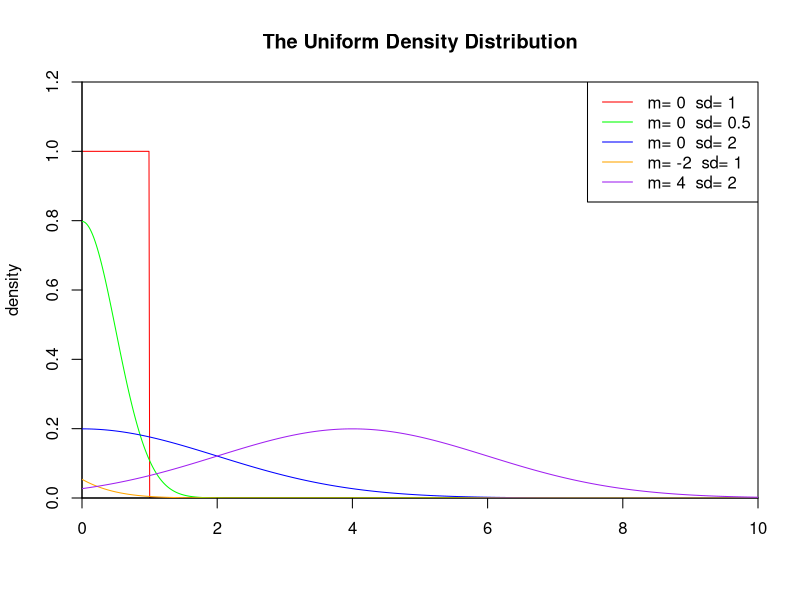
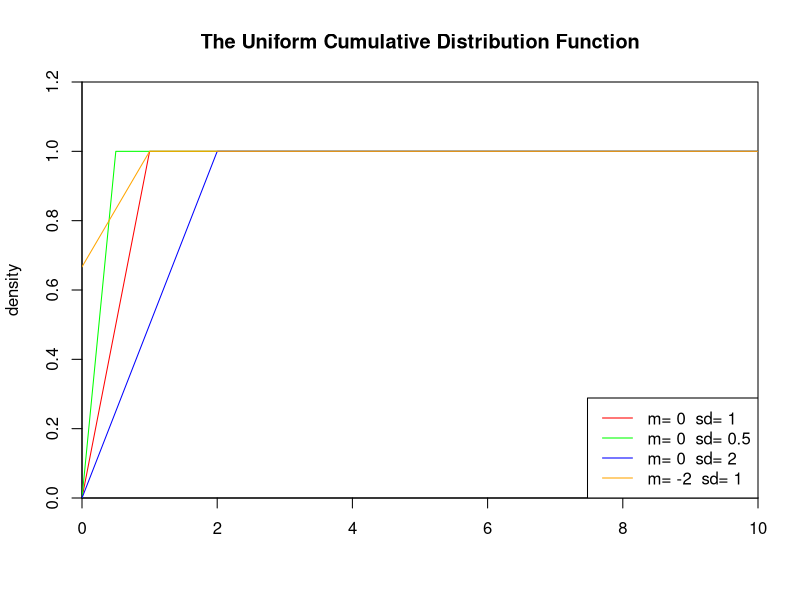
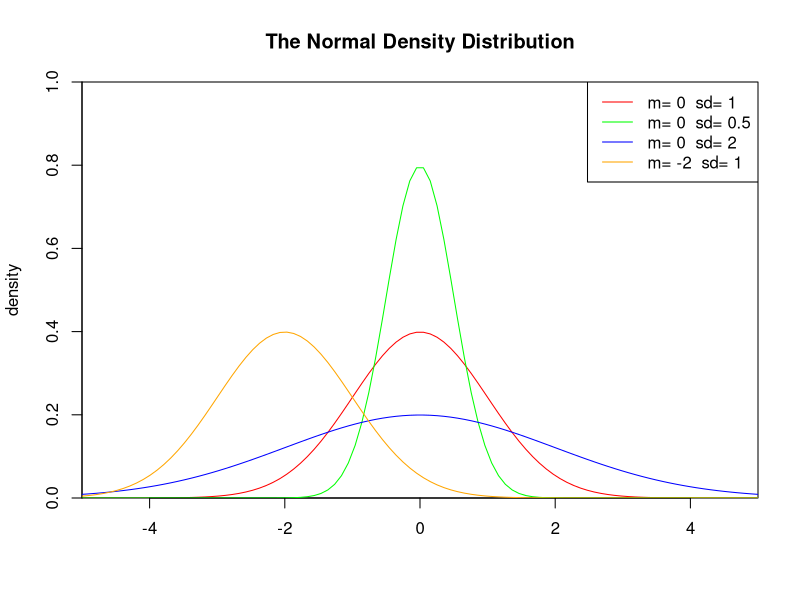
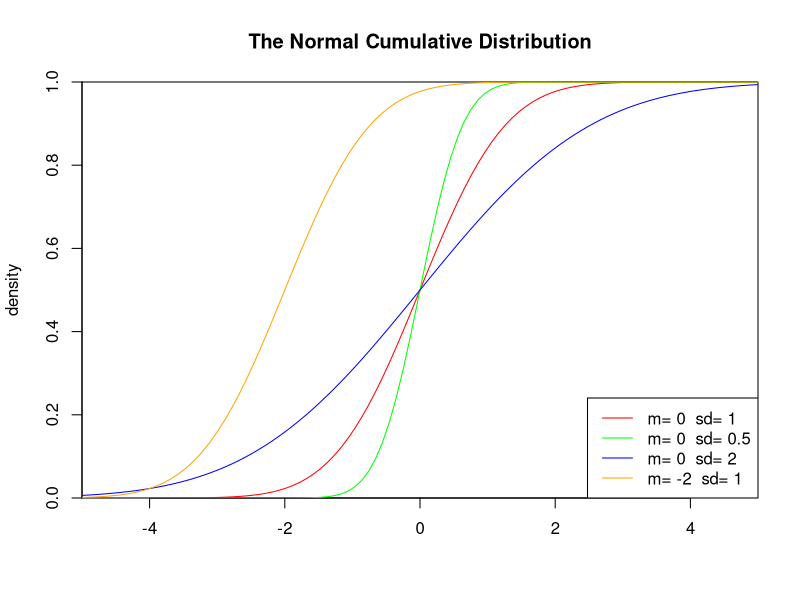
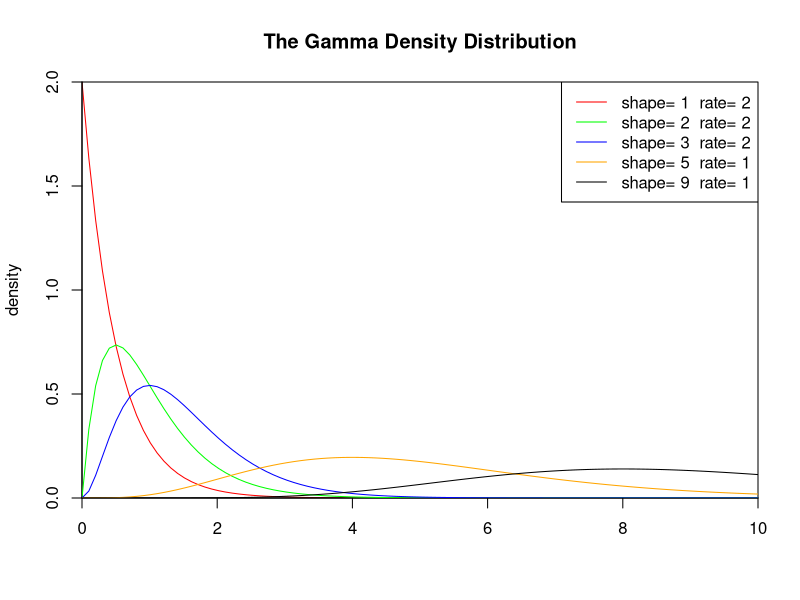
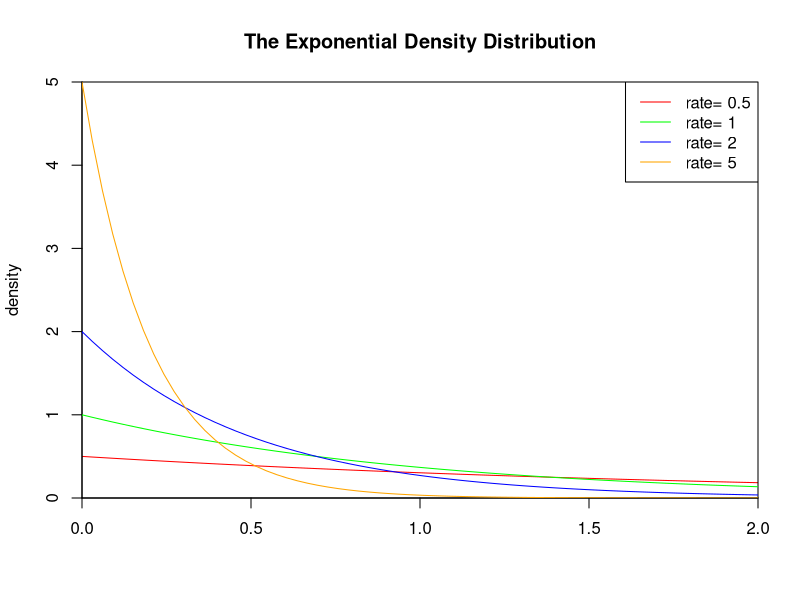
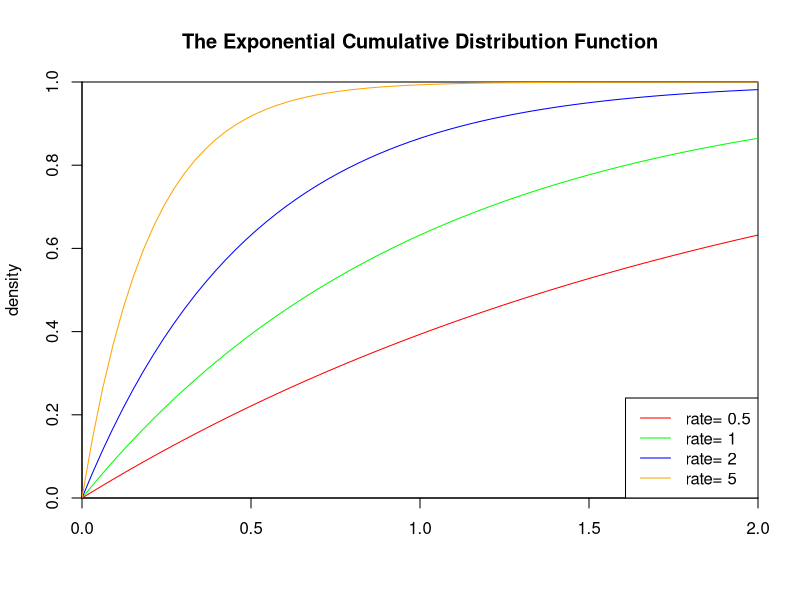
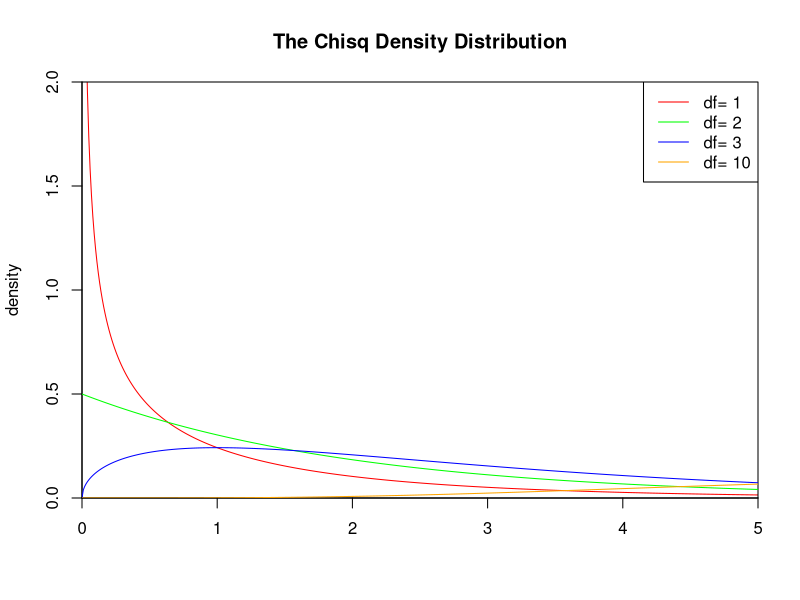

Write R code to recreate these figures, in order.
## ---- chunk 1
set.seed(1)
x<-seq(0,10,length.out=1000)
y<-dunif(x,0,1)

plot(x,y,col="red",xlim=c(0,10),ylim=c(0,1.2),type='l',
     xaxs="i", yaxs="i",ylab='density',xlab='',
     main="The Uniform Density Distribution")
lines(x,dnorm(x,0,0.5),col="green")
lines(x,dnorm(x,0,2),col="blue")
lines(x,dnorm(x,-2,1),col="orange")
lines(x,dnorm(x,4,2),col="purple")

legend("topright",legend=paste("m=",c(0,0,0,-2,4)," sd=", c(1,0.5,2,1,2)), lwd=1, col=c("red", "green","blue","orange","purple"))
## ---- chunk 2
set.seed(1)
x<-seq(0,10,length.out=1000)
y<-punif(x,0,1)

plot(x,y,col="red",xlim=c(0,10),ylim=c(0,1.2),type='l',
     xaxs="i", yaxs="i",ylab='density',xlab='',
     main="The Uniform Cumulative Distribution Function")

lines(x,punif(x,0,0.5),col="green")
lines(x,punif(x,0,2),col="blue")
lines(x,punif(x,-2,1),col="orange")

legend("bottomright",legend=paste("m=",c(0,0,0,-2)," sd=", c(1,0.5,2,1)), lwd=1, col=c("red", "green","blue","orange","purple"))
## ---- chunk 3
set.seed(1)
S<-runif(1000)
ks.test(S, "punif")
# 	One-sample Kolmogorov-Smirnov test
# data:  S
# D = 0.0244, p-value = 0.5928
# alternative hypothesis: two-sided
## ---- chunk 4
set.seed(1)
x <- seq(-5,5,length.out=100)
y <- dnorm(x,0,1)
  
plot(x,y,col="red",xlim=c(-5,5),ylim=c(0,1),type='l',
     xaxs="i", yaxs="i",ylab='density',xlab='',
     main="The Normal Density Distribution")

lines(x,dnorm(x,0,0.5),col="green")
lines(x,dnorm(x,0,2),col="blue")
lines(x,dnorm(x,-2,1),col="orange")

legend("topright",legend=paste("m=",c(0,0,0,-2)," sd=", c(1,0.5,2,1)), lwd=1, col=c("red", "green","blue","orange"))
## ---- chunk 5
set.seed(1)
x <- seq(-5,5,length.out=100)
y <- pnorm(x,0,1)

plot(x,y,col="red",xlim=c(-5,5),ylim=c(0,1),type='l',
     xaxs="i", yaxs="i",ylab='density',xlab='',
     main="The Normal Cumulative Distribution")

lines(x,pnorm(x,0,0.5),col="green")
lines(x,pnorm(x,0,2),col="blue")
lines(x,pnorm(x,-2,1),col="orange")

legend("bottomright",legend=paste("m=",c(0,0,0,-2)," sd=", c(1,0.5,2,1)), lwd=1,col=c("red", "green","blue","orange"))
## ---- chunk 6
set.seed(1)
S<-rnorm(1000)
shapiro.test(S)
# 	Shapiro-Wilk normality test
# data:  S
# W = 0.9988, p-value = 0.7256
## ---- chunk 7
set.seed(1)
S<-rnorm(1000)
ks.test(S, "pnorm")
# 	One-sample Kolmogorov-Smirnov test
# data:  S
# D = 0.0211, p-value = 0.7673
# alternative hypothesis: two-sided
## ---- chunk 8
set.seed(1)
x<-seq(0,10,length.out=100)
y<-dgamma(x,1,2)

plot(x,y,col="red",xlim=c(0,10),ylim=c(0,2),type='l',
     xaxs="i", yaxs="i",ylab='density',xlab='',
     main="The Gamma Density Distribution")

lines(x,dgamma(x,2,2),col="green")
lines(x,dgamma(x,3,2),col="blue")
lines(x,dgamma(x,5,1),col="orange")
lines(x,dgamma(x,9,1),col="black")

legend("topright",legend=paste("shape=",c(1,2,3,5,9)," rate=", c(2,2,2,1,1)), lwd=1, col=c("red", "green","blue","orange","black"))
## ---- chunk 9
set.seed(1)
S<-rgamma(1000,1)
ks.test(S, "pgamma", 1)
# 	One-sample Kolmogorov-Smirnov test
# data:  S
# D = 0.0363, p-value = 0.1438
# alternative hypothesis: two-sided
## ---- chunk 10
ks.test(S, "pgamma", 2)
# 	One-sample Kolmogorov-Smirnov test
# data:  S
# D = 0.3801, p-value < 2.2e-16
# alternative hypothesis: two-sided
## ---- chunk 11
set.seed(1)
x<-seq(-1,2,length.out=100)
y<-dexp(x,0.5)

plot(x,y,col="red",xlim=c(0,2),ylim=c(0,5),type='l',
     xaxs="i", yaxs="i",ylab='density',xlab='',
     main="The Exponential Density Distribution")
lines(x,dexp(x,1),col="green")
lines(x,dexp(x,2),col="blue")
lines(x,dexp(x,5),col="orange")

legend("topright",legend=paste("rate=",c(.5, 1, 2,5)), lwd=1,col=c("red", "green","blue","orange"))
## ---- chunk 12
set.seed(1)
x<-seq(-1,2,length.out=100)
y<-pexp(x,0.5)

plot(x,y,col="red",xlim=c(0,2),ylim=c(0,1),type='l',
     xaxs="i", yaxs="i",ylab='density',xlab='',
     main="The Exponential Cumulative Distribution Function")
lines(x,pexp(x,1),col="green")
lines(x,pexp(x,2),col="blue")
lines(x,pexp(x,5),col="orange")

legend("bottomright",legend=paste("rate=",c(.5, 1, 2,5)), lwd=1, col=c("red", "green","blue","orange"))
## ---- chunk 13
set.seed(1)
S<-rexp(1000)
ks.test(S, "pexp")
# 	One-sample Kolmogorov-Smirnov test
# data:  S
# D = 0.0387, p-value = 0.1001
# alternative hypothesis: two-sided
## ---- chunk 14
set.seed(1)
x<-seq(0,10,length.out=1000)
y<-dchisq(x,1)

plot(x,y,col="red",xlim=c(0,5),ylim=c(0,2),type='l',
     xaxs="i", yaxs="i",ylab='density',xlab='',
     main="The Chisq Density Distribution")

lines(x,dchisq(x,2),col="green")
lines(x,dchisq(x,3),col="blue")
lines(x,dchisq(x,10),col="orange")

legend("topright",legend=paste("df=",c(1,2,3,10)), lwd=1, col=c("red", "green","blue","orange"))
## ---- chunk 15
set.seed(1)
x<-seq(0,10,length.out=1000)
y<-pchisq(x,1)

plot(x,y,col="red",xlim=c(0,10),ylim=c(0,1),type='l',
     xaxs="i", yaxs="i",ylab='density',xlab='',
     main="The Chisq Cumulative Distribution Function")

lines(x,pchisq(x,2),col="green")
lines(x,pchisq(x,3),col="blue")
lines(x,pchisq(x,10),col="orange")

legend("topleft",legend=paste("df=",c(1,2,3,10)), lwd=1, col=c("red", "green","blue","orange"))
## ---- chunk 16
set.seed(1)
S<-rchisq(1000,1)
ks.test(S, "pchisq",1)
# 	One-sample Kolmogorov-Smirnov test
# data:  S
# D = 0.0254, p-value = 0.5385
# alternative hypothesis: two-sided
## ---- chunk 17
set.seed(1)
x<-seq(-5,5,length.out=10000)
y<-dbeta(x,0.5,0.5)
  
plot(x,y,col="red",xlim=c(0,1),ylim=c(0,6),type='l',
     xaxs="i", yaxs="i",ylab='density',xlab='',
     main="The Beta Density Distribution")

lines(x,dbeta(x,5,1),col="green")
lines(x,dbeta(x,1,3),col="blue")
lines(x,dbeta(x,2,2),col="orange")
lines(x,dbeta(x,2,5),col="black")

legend("top",legend=paste("a=",c(.5,5,1,2,2)," b=", c(.5,1,3,2,5)), lwd=1,col=c("red", "green","blue","orange","black"))
## ---- chunk 18
set.seed(1)
x<-seq(-5,5,length.out=10000)
y<-pbeta(x,0.5,0.5)

plot(x,y,col="red",xlim=c(0,1),ylim=c(0,1),type='l',
     xaxs="i", yaxs="i",ylab='density',xlab='',
     main="The Beta Cumulative Distribution Function")

lines(x,pbeta(x,5,1),col="green")
lines(x,pbeta(x,1,3),col="blue")
lines(x,pbeta(x,2,2),col="orange")
lines(x,pbeta(x,2,5),col="black")

legend("topleft",legend=paste("a=",c(.5,5,1,2,2)," b=", c(.5,1,3,2,5)), lwd=1,col=c("red", "green","blue","orange","black"))
## ---- chunk 19
set.seed(1)
S<-rbeta(1000,1,2)
ks.test(S, "pbeta",1,2)
# 	One-sample Kolmogorov-Smirnov test
# data:  S
# D = 0.0202, p-value = 0.807
# alternative hypothesis: two-sided
## ---- chunk 20
set.seed(1)
x<-seq(-5,5,length.out=1000)
y<-dt(x,1,0)

plot(x,y,col="red",xlim=c(-5,5),ylim=c(0,0.5),type='l',
     xaxs="i", yaxs="i",ylab='density',xlab='',
     main="The T Density Distribution")

lines(x,dt(x,5,0),col="green")
lines(x,dt(x,5,2),col="blue")
lines(x,dt(x,50,4),col="orange")

legend("topleft",legend=paste("df=",c(1,5,5,50)," ncp=", c(0,0,2,4)), lwd=1, col=c("red", "green","blue","orange"))
## ---- chunk 21
set.seed(1)
x<-seq(-5,5,length.out=1000)
y<-pt(x,1,0)

plot(x,y,col="red",xlim=c(-5,5),ylim=c(0,0.5),type='l',
     xaxs="i", yaxs="i",ylab='density',xlab='',
     main="The T Cumulative Distribution Function")

lines(x,pt(x,5,0),col="green")
lines(x,pt(x,5,2),col="blue")
lines(x,pt(x,50,4),col="orange")

legend("topleft",legend=paste("df=",c(1,5,5,50)," ncp=", c(0,0,2,4)), lwd=1, col=c("red", "green","blue","orange"))
## ---- chunk 22
set.seed(1)
S<-rt(1000, 1,2)
ks.test(S, "pt", 1, 2)
# 	One-sample Kolmogorov-Smirnov test
# data:  S
# D = 0.0253, p-value = 0.5461
# alternative hypothesis: two-sided
## ---- chunk 23
set.seed(1)
x<-seq(0,5,length.out=1000)
y<-df(x,1,1,0)

plot(x,y,col="red",xlim=c(0,5),ylim=c(0,1),type='l',
     xaxs="i", yaxs="i",ylab='density',xlab='',
     main="The F Density Distribution")

lines(x,df(x,1,1,2),col="green")
lines(x,df(x,2,2,2),col="blue")
lines(x,df(x,2,4,4),col="orange")

legend("topright",legend=paste("df1=",c(1,1,2,2),"df2=",c(1,1,2,4)," ncp=", c(0,2,2,4)), lwd=1, col=c("red", "green","blue","orange"))
## ---- chunk 24
set.seed(1)
x<-seq(0,5,length.out=1000)
y<-df(x,1,1,0)

plot(x,y,col="red",xlim=c(0,5),ylim=c(0,1),type='l',
     xaxs="i", yaxs="i",ylab='density',xlab='',
     main="The F Cumulative Distribution Function")

lines(x,pf(x,1,1,2),col="green")
lines(x,pf(x,2,2,2),col="blue")
lines(x,pf(x,2,4,4),col="orange")

legend("topright",legend=paste("df1=",c(1,1,2,2),"df2=",c(1,1,2,4)," ncp=", c(0,2,2,4)), lwd=1, col=c("red", "green","blue","orange"))
## ---- chunk 25
set.seed(1)
S<-rf(1000,1,1,2)
ks.test(S, "pf", 1,1,2)
# 	One-sample Kolmogorov-Smirnov test
# data:  S
# D = 0.0113, p-value = 0.9996
# alternative hypothesis: two-sided
## ---- chunk 26
set.seed(1)
x<- seq(0, 2.5, length.out=1000)
y<- dweibull(x, 0.5)

plot(x, y, type="l", col="blue",xlim=c(0, 2.5),ylim=c(0, 6),
     xaxs="i", yaxs="i",ylab='density',xlab='',
     main="The Weibull Density Distribution")

lines(x, dweibull(x, 1), type="l", col="red")
lines(x, dweibull(x, 1.5), type="l", col="magenta")
lines(x, dweibull(x, 5), type="l", col="green")
lines(x, dweibull(x, 15), type="l", col="purple")
legend("topright", legend=paste("shape =", c(.5, 1, 1.5, 5, 15)), lwd=1,col=c("blue", "red", "magenta", "green","purple"))
## ---- chunk 27
set.seed(1)
x<- seq(0, 2.5, length.out=1000)
y<- pweibull(x, 0.5)

plot(x, y, type="l", col="blue",xlim=c(0, 2.5),ylim=c(0, 1.2),
     xaxs="i", yaxs="i",ylab='density',xlab='',
     main="The Weibull Cumulative Distribution Function")

lines(x, pweibull(x, 1), type="l", col="red")
lines(x, pweibull(x, 1.5), type="l", col="magenta")
lines(x, pweibull(x, 5), type="l", col="green")
lines(x, pweibull(x, 15), type="l", col="purple")
legend("bottomright", legend=paste("shape =", c(.5, 1, 1.5, 5, 15)), lwd=1, col=c("blue", "red", "magenta", "green","purple"))
## ---- chunk 28
set.seed(1)
S<-rweibull(1000,1)
ks.test(S, "pweibull",1)
# 	One-sample Kolmogorov-Smirnov test
# data:  S
# D = 0.0244, p-value = 0.5928
# alternative hypothesis: two-sided
